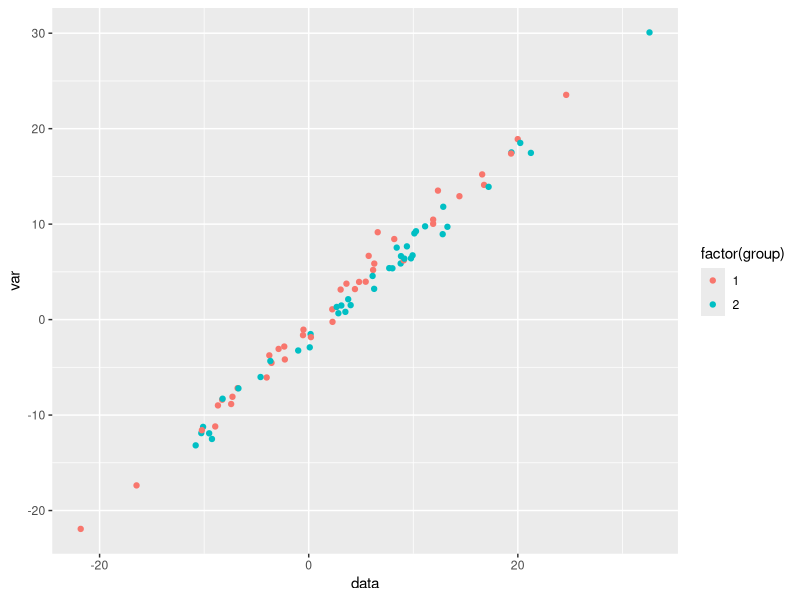

Generate this figure with R:
## ---- chunk 1
knitr::opts_chunk$set(echo=TRUE, message=FALSE, warning=FALSE, fig.width=8, tidy=TRUE)
## ---- chunk 2
library(dplyr)
library(knitr)
library(broom)
library(ggplot2)
## ---- chunk 3
N = 40
df = tibble(group=rep(1:2,N), var=rnorm(2*N,0,10)) %>% mutate(data=rnorm(n(), group)+var)
df %>% head %>% kable
## ---- chunk 4
tt.o = t.test(subset(df, group==1)$data, subset(df, group==2)$data)
tt.o
## ---- chunk 5
library(broom)
lm(group ~ data + var, data=df) %>% tidy %>% kable
## ---- chunk 6
library(ggplot2)
ggplot(df, aes(x=data, y=var, colour=factor(group))) + geom_point()
